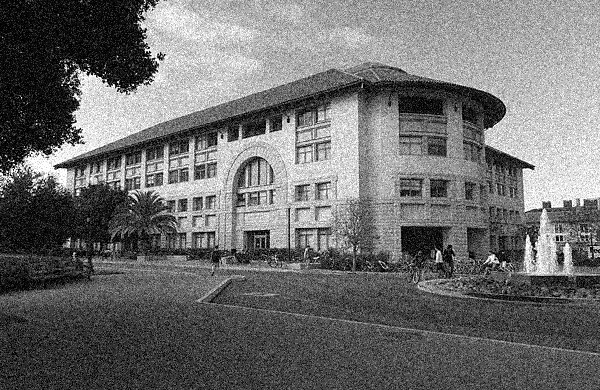
//> input picture edge-detection/Fig1.jpg, 600 x 390 px
$ ./exc1   (built with g++ and OpenCV 4)
//> lines starting //> are read from the running program, lines starting //| are printed output that depends on the picture; after the words box and inside, x2 and y2 are one past the last pixel; in counts of white or black regions, pixels touching at a corner belong together

#include <opencv2/core/core.hpp>
#include <opencv2/highgui/highgui.hpp>
using namespace cv;

void saltpeper(cv::Mat &image, int ns, int np) {

	int i,j;
	for (int k=0; k<ns; k++) {
		i= rand()%image.cols;
		j= rand()%image.rows;
		if (image.channels() == 1) { // gray-level image
			image.at<uchar>(j,i)= 255;
		} else if (image.channels() == 3) { // color image
			image.at<cv::Vec3b>(j,i)[0]= 255;
			image.at<cv::Vec3b>(j,i)[1]= 255;
			image.at<cv::Vec3b>(j,i)[2]= 255;
		}
	}
	for (int k=0; k<np; k++) {
		i= rand()%image.cols;
		j= rand()%image.rows;
		if (image.channels() == 1) {
			image.at<uchar>(j,i)= 0;
		} else if (image.channels() == 3) {
			image.at<cv::Vec3b>(j,i)[0]= 0;
			image.at<cv::Vec3b>(j,i)[1]= 0;
			image.at<cv::Vec3b>(j,i)[2]= 0;
		}
	}
}

double uniform()
{
    return (rand()/(float)0x7fff)-0.5;
}

void uniformnoise(cv::Mat image, cv::Mat &uimage, float p) {
Mat uninoise(image.size(),image.type());
for(int y=0;y<image.rows;y++)
{
		for(int x=0;x<(3*image.cols);x++)
		{
			uninoise.at<uchar>(y,x) = (char)((uniform())*255);
		}
	}
	uimage = p*uninoise + image;
}


int main()
{
	srand(cv::getTickCount()); // init random number generator

	// gussian noise:-----------------------------------------------------------------------------------------
	cv::Mat image = cv::imread("fig1.jpg");
//> image is the input picture: 390 rows x 600 cols, CV_8UC3; min 0, max 255, mean 110.1
	cv::Mat gussianim1(image.size(),image.type());
	cv::Mat gussianim2(image.size(),image.type());
	cv::Mat gussianim3(image.size(),image.type());
	cv::Mat noise(image.size(),image.type());
	float m =(10);

	float sigma1 = (10);
	cv::randn(noise,m,sigma1);
	gussianim1 = image + noise;
	cv::imwrite("gussianim1.jpg",gussianim1);
	imshow("gussian noised image 1",gussianim1);

	float sigma2 = (25);
	cv::randn(noise,m,sigma2);
	gussianim2 = image + noise;
	cv::imwrite("gussianim2.jpg",gussianim2);
	imshow("gussian noised image 2",gussianim2);

	float sigma3 = (40);
	cv::randn(noise,m,sigma3);
	gussianim3 = image + noise;
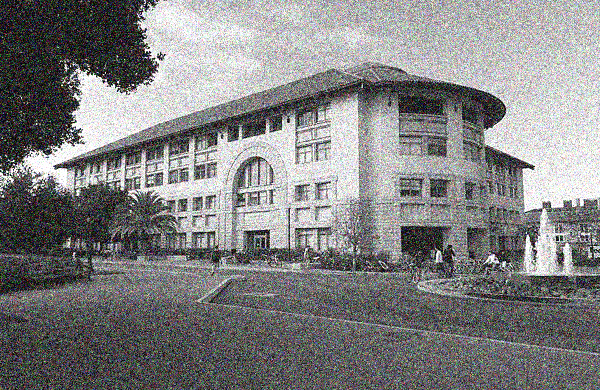
//> gussianim3: 390 rows x 600 cols, CV_8UC3; mean B, G, R 130.3, 130.2, 130.2
	cv::imwrite("gussianim3.jpg",gussianim3);
	imshow("gussian noised image 3",gussianim3);

	// uniform noise:-----------------------------------------------------------------------------------------
	image = cv::imread("fig1.jpg");
	cv::Mat uniformim1(image.size(),image.type());
	uniformnoise(image,uniformim1,0.2);
//> after the loop in uniformnoise, `for(int y=0;y<image.rows;y++)`:
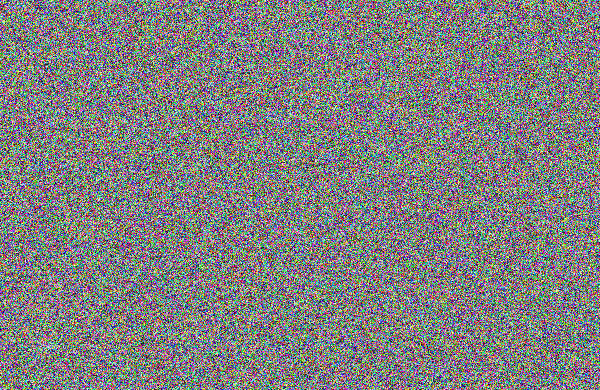
//> uninoise: 390 rows x 600 cols, CV_8UC3; mean B, G, R 127.5, 127.6, 127.6
	imwrite("uniformim1.jpg",uniformim1);
	imshow("uniform noised image 1",uniformim1);

	cv::Mat uniformim2(image.size(),image.type());
	uniformnoise(image,uniformim2,0.28);
//> call 2 of uniformnoise, with p = 0.28
//> after the loop in uniformnoise (call 2), `for(int y=0;y<image.rows;y++)`:
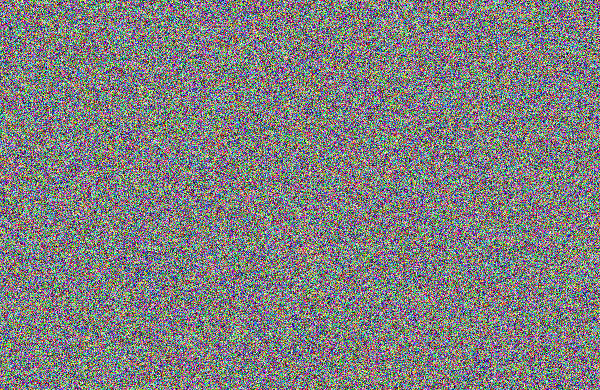
//> uninoise: 390 rows x 600 cols, CV_8UC3; mean B, G, R 127.4, 127.5, 127.4
	imwrite("uniformim2.jpg",uniformim2);
	imshow("uniform noised image 2",uniformim2);

	cv::Mat uniformim3(image.size(),image.type());
	uniformnoise(image,uniformim3,0.36);
//> call 3 of uniformnoise, with p = 0.36
//> after the loop in uniformnoise (call 3), `for(int y=0;y<image.rows;y++)`:
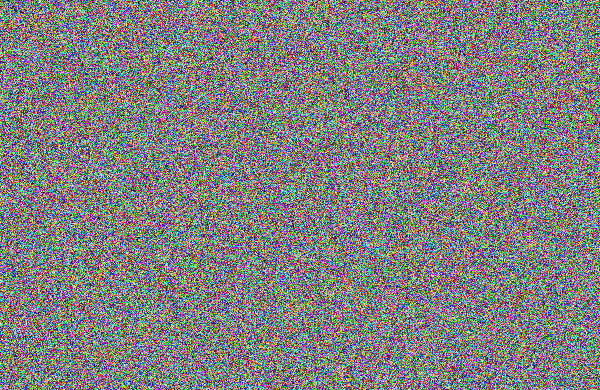
//> uninoise: 390 rows x 600 cols, CV_8UC3; mean B, G, R 127.4, 127.5, 127.5
//> in uniformnoise (call 3), `uimage = p*uninoise + image;`:
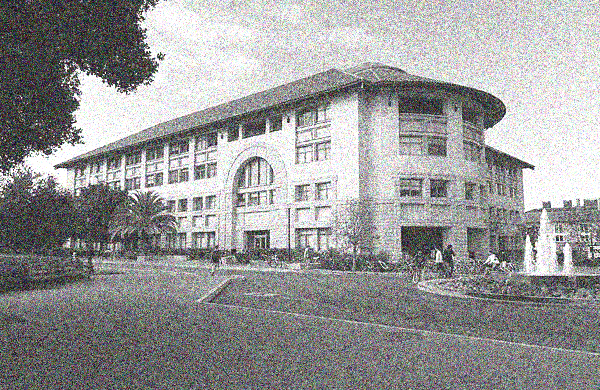
//> uimage: 390 rows x 600 cols, CV_8UC3; mean B, G, R 152.7, 152.7, 152.7
	imwrite("uniformim3.jpg",uniformim3);
	imshow("uniform noised image 3",uniformim3);

	// salt & pepper noise:-----------------------------------------------------------------------------------
	image = cv::imread("fig1.jpg");
	cv::Mat saltpepperim1(image.size(),image.type());
	cv::Mat saltpepperim2(image.size(),image.type());
	cv::Mat saltpepperim3(image.size(),image.type());
	saltpepperim1 = image;
	saltpepperim2 = image;
  saltpepperim3 = image;

	saltpeper(saltpepperim1,1000,1000);
//> after the loop in saltpeper, `for (int k=0; k<ns; k++)`: image: 390 rows x 600 cols, CV_8UC3; 0.42% of pixels changed, all inside (x1, y1, x2, y2) = (0, 0, 599, 390)
//> after the loop in saltpeper, `for (int k=0; k<np; k++)`: image: 390 rows x 600 cols, CV_8UC3; min 0, max 255, mean 110.3
	cv::namedWindow("saltpepper Image 1");
  cv::imwrite("saltpepper1.jpg",saltpepperim1);
	cv::imshow("saltpepper Image 1",saltpepperim1);

	saltpeper(saltpepperim2,1750,1750);
//> after the loop in saltpeper (call 2), `for (int k=0; k<ns; k++)`: image: 390 rows x 600 cols, CV_8UC3; min 0, max 255, mean 111.4
//> after the loop in saltpeper (call 2), `for (int k=0; k<np; k++)`: image: 390 rows x 600 cols, CV_8UC3; min 0, max 255, mean 110.5
	cv::namedWindow("saltpepper Image 2");
  cv::imwrite("saltpepper2.jpg",saltpepperim2);
	cv::imshow("saltpepper Image 2",saltpepperim2);

	saltpeper(saltpepperim3,2500,2500);
//> call 3 of saltpeper, with ns = 2500, np = 2500
//> after the loop in saltpeper (call 3), `for (int k=0; k<ns; k++)`:
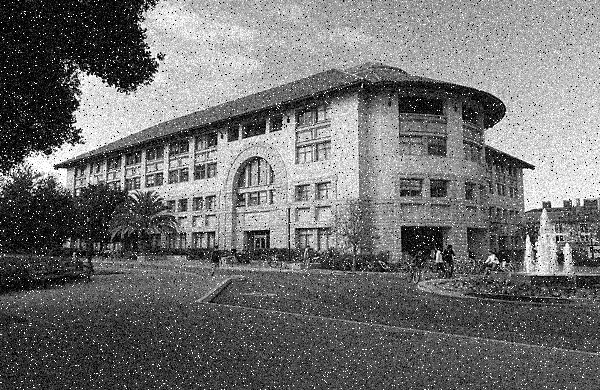
//> image: 390 rows x 600 cols, CV_8UC3; min 0, max 255, mean 112.1
//> after the loop in saltpeper (call 3), `for (int k=0; k<np; k++)`:
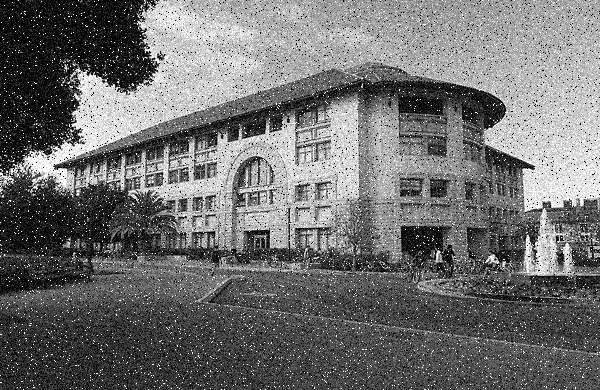
//> image: 390 rows x 600 cols, CV_8UC3; 1.03% of pixels changed, all inside (x1, y1, x2, y2) = (0, 0, 600, 390)
	cv::namedWindow("saltpepper Image 3");
	cv::imwrite("saltpepper3.jpg",saltpepperim3);
	cv::imshow("saltpepper Image 3",saltpepperim3);

	cv::waitKey();

	return 0;
}

$ run again, with edge-detection/Fig2.jpg copied over edge-detection/Fig1.jpg
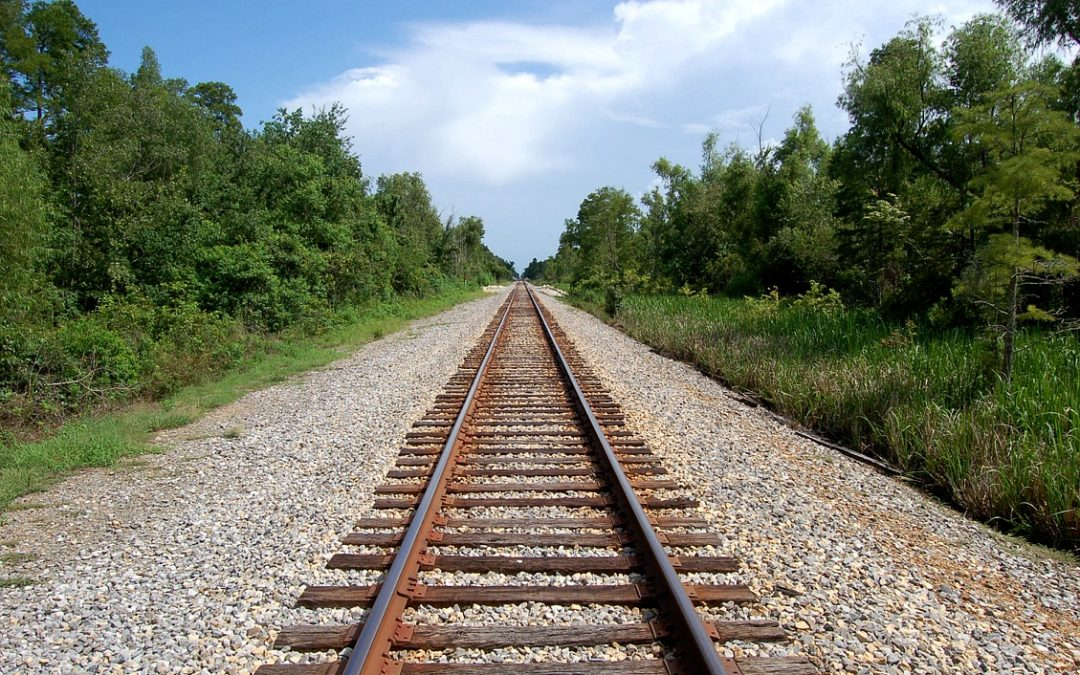
//> input picture edge-detection/Fig2.jpg, 1080 x 675 px
//> image is the input picture: 675 rows x 1080 cols, CV_8UC3; mean B, G, R 107.7, 123.3, 119
//> after the loop in uniformnoise (call 2), `for(int y=0;y<image.rows;y++)`:
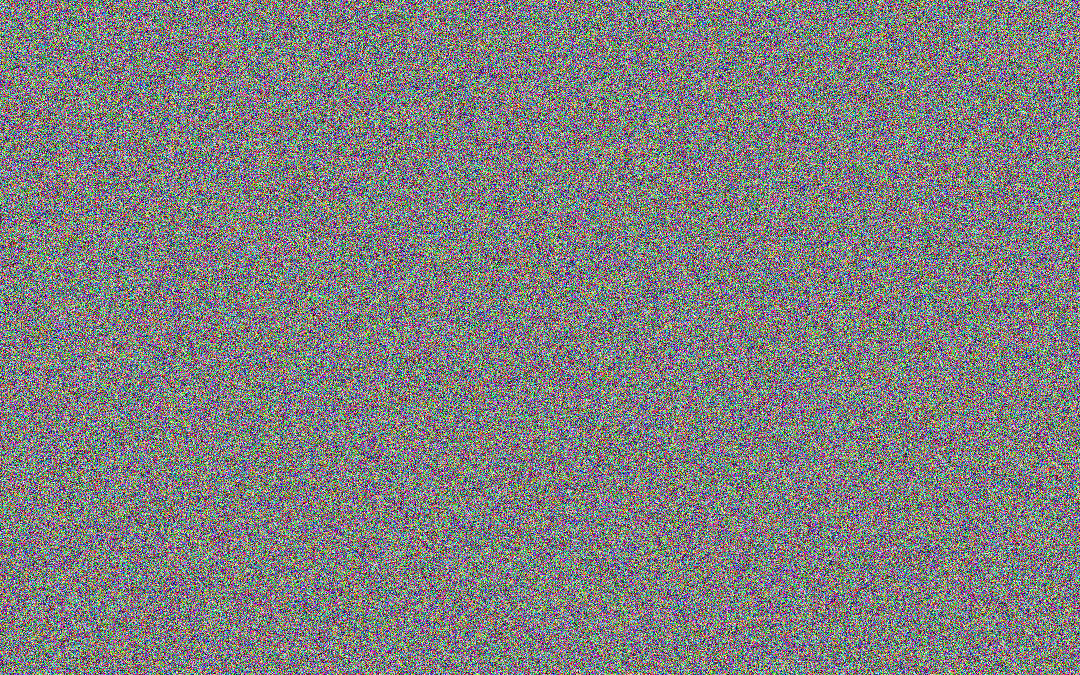
//> uninoise: 675 rows x 1080 cols, CV_8UC3; mean B, G, R 127.4, 127.4, 127.6
//> in uniformnoise (call 2), `uimage = p*uninoise + image;`:
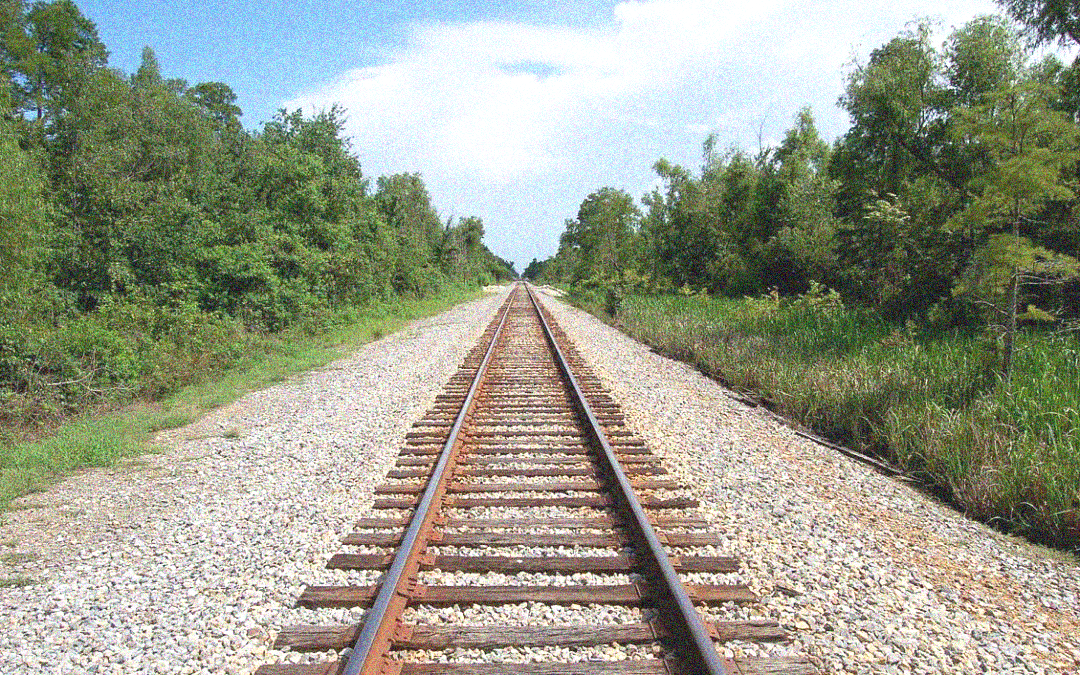
//> uimage: 675 rows x 1080 cols, CV_8UC3; mean B, G, R 139.1, 156.7, 152.8

$ run again, with edge-detection/Fig4.jpg copied over edge-detection/Fig1.jpg
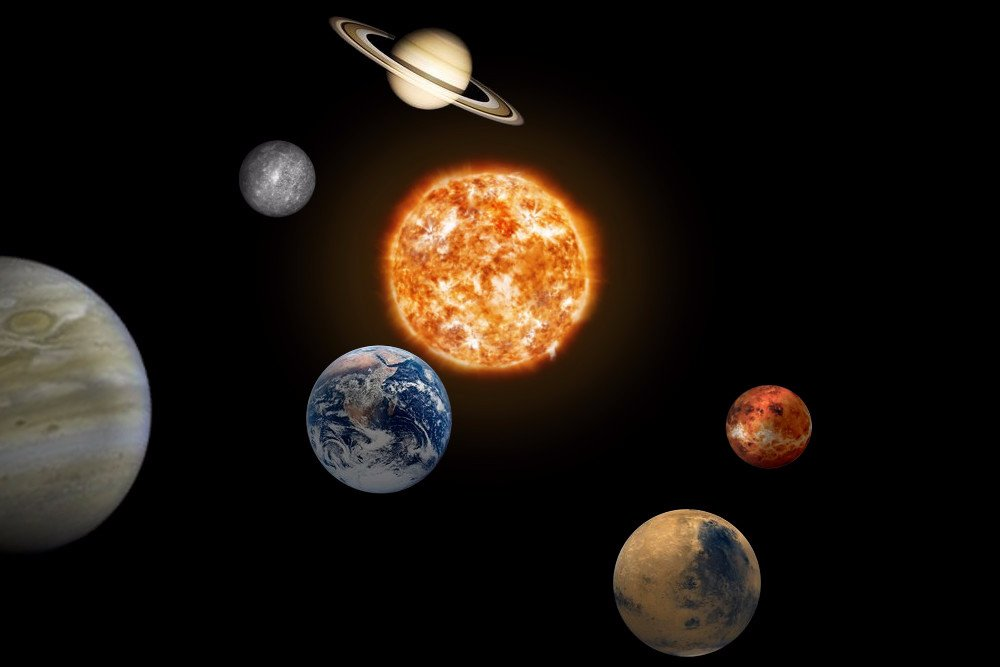
//> input picture edge-detection/Fig4.jpg, 1000 x 667 px
//> image is the input picture: 667 rows x 1000 cols, CV_8UC3; mean B, G, R 15.9, 22.3, 29.5
//> after the loop in uniformnoise (call 3), `for(int y=0;y<image.rows;y++)`:
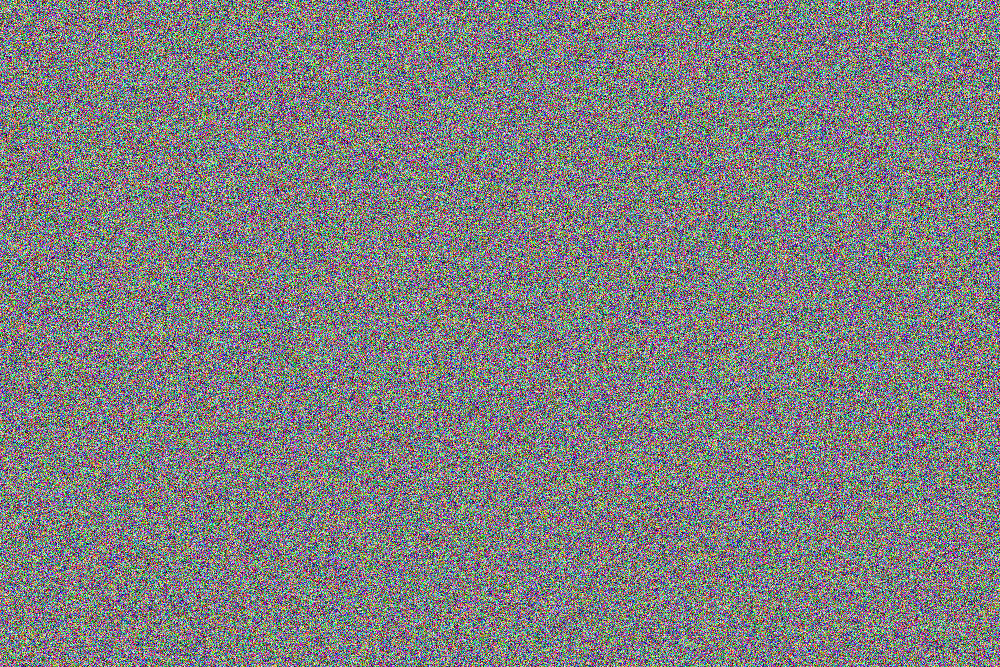
//> uninoise: 667 rows x 1000 cols, CV_8UC3; mean B, G, R 127.7, 127.5, 127.4
